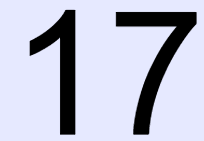
#> input picture tests/fixtures/count_17_large.png, 204 x 141 px; its folder holds only this picture in this run
$ python -i ocr.py   (imports and definitions only)
#> lines starting #> are read from the running program, lines starting #| are printed output that depends on the picture; after the words box and inside, x2 and y2 are one past the last pixel; in counts of white or black regions, pixels touching at a corner belong together
#> further down, picture is the input picture: PIL image 204x141 RGB; mean R, G, B 187.1, 189.6, 207.5
import hashlib
import re
import threading
import time
from collections import Counter, OrderedDict
from concurrent.futures import ThreadPoolExecutor

import cv2
import numpy as np
import pytesseract
from PIL import Image, ImageGrab

from .config import DATA_DIR

DEBUG_DIR = DATA_DIR / "debug"
DEBUG_KEEP = 10  # how many unreadable captures to keep

DIGITS_ONLY = "-c tessedit_char_whitelist=0123456789"
# Tesseract is most accurate when digits are about this many pixels tall, so the
# number is cropped and resized to each of these heights. A read only counts
# when at least two of them agree.
HEIGHTS = (32, 24, 28)

# Each Tesseract call starts a separate program (~150 ms), so the three reads
# run side by side instead of one after another.
_pool = ThreadPoolExecutor(max_workers=len(HEIGHTS))


def use_tesseract(path):
    pytesseract.pytesseract.tesseract_cmd = path


# [4 lines left out: function grab, not called in this run]


# ---------------------------------------------------------------- image cleanup

def _black_on_white(img):
    gray = np.array(img.convert("L"))
    if min(gray.shape) < 60:  # tiny captures: enlarge before thresholding
        gray = cv2.resize(gray, None, fx=3, fy=3, interpolation=cv2.INTER_CUBIC)
    _, bw = cv2.threshold(gray, 0, 255, cv2.THRESH_BINARY + cv2.THRESH_OTSU)
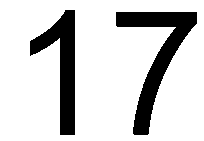
#> bw: shape (141, 204); 81.4% white; 2 black regions, box (x1, y1, x2, y2) and area: (116, 12, 197, 135) 3005, (30, 10, 75, 135) 2352
    # The edges of the box are background, so use them to decide which way to flip.
    edges = np.concatenate([bw[0], bw[-1], bw[:, 0], bw[:, -1]])
#> edges = 690 values from 255 to 255
    if edges.mean() < 127:
        bw = 255 - bw
    return bw


def _crop_to_digits(bw):
    ys, xs = np.where(bw == 0)
#> ys = 5357 values from 10 to 134; xs = 5357 values, max 196 at index 111, min 30 at index 2176, mean 114.9
    if len(ys) == 0:
        return None
    return bw[ys.min():ys.max() + 1, xs.min():xs.max() + 1]
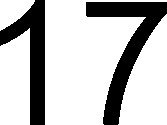
#> returned value: shape (125, 167); 74.3% white; 2 black regions, box (x1, y1, x2, y2) and area: (86, 2, 167, 125) 3005, (0, 0, 45, 125) 2352


def _resize_to_height(crop, height):
    scale = height / crop.shape[0]
    interp = cv2.INTER_AREA if scale < 1 else cv2.INTER_CUBIC
    out = cv2.resize(crop, None, fx=scale, fy=scale, interpolation=interp)
    _, out = cv2.threshold(out, 127, 255, cv2.THRESH_BINARY)
    return cv2.copyMakeBorder(out, 12, 12, 12, 12, cv2.BORDER_CONSTANT, value=255)


# [4 lines left out: function prepare, not called in this run]


# ---------------------------------------------------------------- Tesseract

def _read_once(bw):
    for psm in (7, 8):  # 7 = one line of text, 8 = one word
        digits = re.sub(r"\D", "", pytesseract.image_to_string(bw, config=f"--psm {psm} {DIGITS_ONLY}"))
        if digits:
            return int(digits) if len(digits) <= 4 else None
    return None


def _tesseract_vote(crop):
    """Read at every height in parallel. Returns (number or None, unanimous)."""
    reads = list(_pool.map(lambda h: _read_once(_resize_to_height(crop, h)), HEIGHTS))
    votes = Counter(r for r in reads if r is not None)
    if not votes:
        return None, False
    number, count = votes.most_common(1)[0]
    if count < 2:
        return None, False
    return number, count == len(HEIGHTS)


# [4 lines left out: function _digit_count_matches, not called in this run]


def read_number(img):
    """Read the participant number from an image with Tesseract. Returns an int or None."""
    crop = _crop_to_digits(_black_on_white(img))
    if crop is None:
        return None
    number = _tesseract_vote(crop)[0]
    if number is not None and not _digit_count_matches(_split_digits(crop), number):
        return None
    return number


# ---------------------------------------------------------------- learned digits

GLYPH_W, GLYPH_H = 16, 24
MATCH_MAX = 0.12      # how different a digit may look from what was learned
MATCH_MARGIN = 0.05   # ...and how much closer it must be than any other digit
TEMPLATES_PER_DIGIT = 5
MAX_DIGIT_ASPECT = 0.9  # a single digit is never wider than this (width / height)


# [36 lines left out: functions _split_digits, _distance, not called in this run]


class Reader:
    """Reads one screen region fast by remembering what it has already seen.

    1. A capture identical to an earlier one returns the earlier answer.
    2. Digits Tesseract has read with full confidence are remembered, so new
       numbers made of known digits are matched directly in a few milliseconds.
    3. Anything else goes to Tesseract.
    """

    # [4 lines left out: function __init__, not called in this run]

    def read(self, img):
        with self.lock:
            return self._read(img)

    # [91 lines left out: functions _read, _match, _learn, read_count, save_unreadable, processed_preview and 1 more, not called in this run]

>>> from PIL import Image
>>> picture = Image.open('../tests/fixtures/count_17_large.png')
#> (the run stopped early here; a loop or call above may not have finished)

$ run again, on tests/fixtures/count_41_large.png
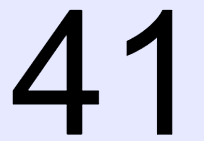
#> input picture tests/fixtures/count_41_large.png, 204 x 141 px
#> picture is the input picture: PIL image 204x141 RGB; mean R, G, B 179.7, 182.1, 199.3
#> in _black_on_white, `_, bw = cv2.threshold(gray, 0, 255, cv2.THRESH_BINARY + cv2.THRESH_OTSU)`:
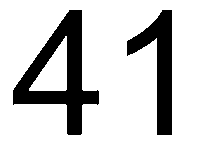
#> bw: shape (141, 204); 78.6% white; 2 black regions, box (x1, y1, x2, y2) and area: (13, 10, 99, 135) 3790, (127, 10, 172, 135) 2353
#> edges = 690 values from 255 to 255
#> ys = 6143 values from 10 to 134; xs = 6143 values, max 171 at index 22, min 13 at index 3849, mean 98.28
#> in _crop_to_digits, `return bw[ys.min():ys.max() + 1, xs.min():xs.max() + 1]`:
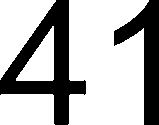
#> returned value: shape (125, 159); 69.1% white; 2 black regions, box (x1, y1, x2, y2) and area: (0, 0, 86, 125) 3790, (114, 0, 159, 125) 2353
